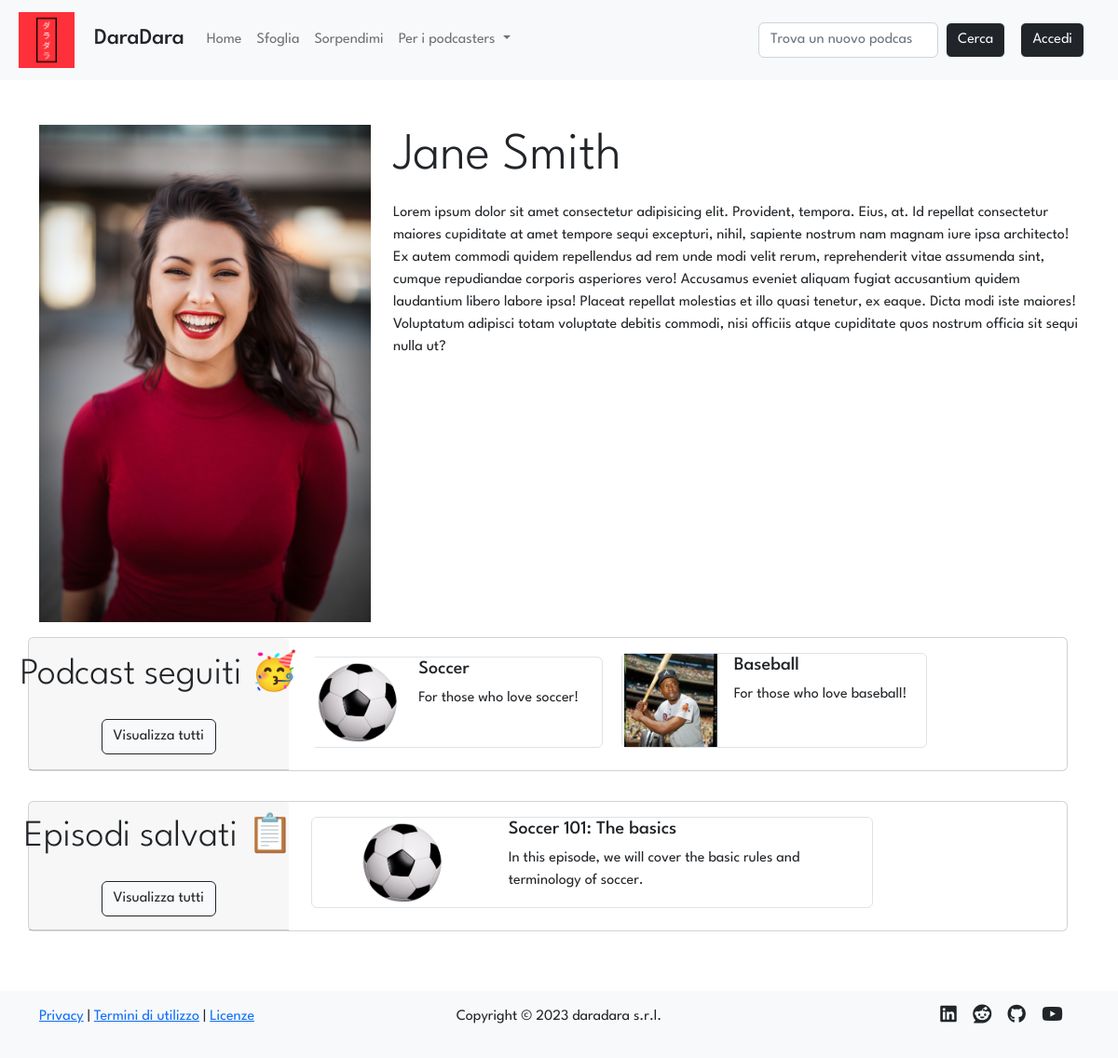
/profile/2, run on an earlier commit of the app's database.
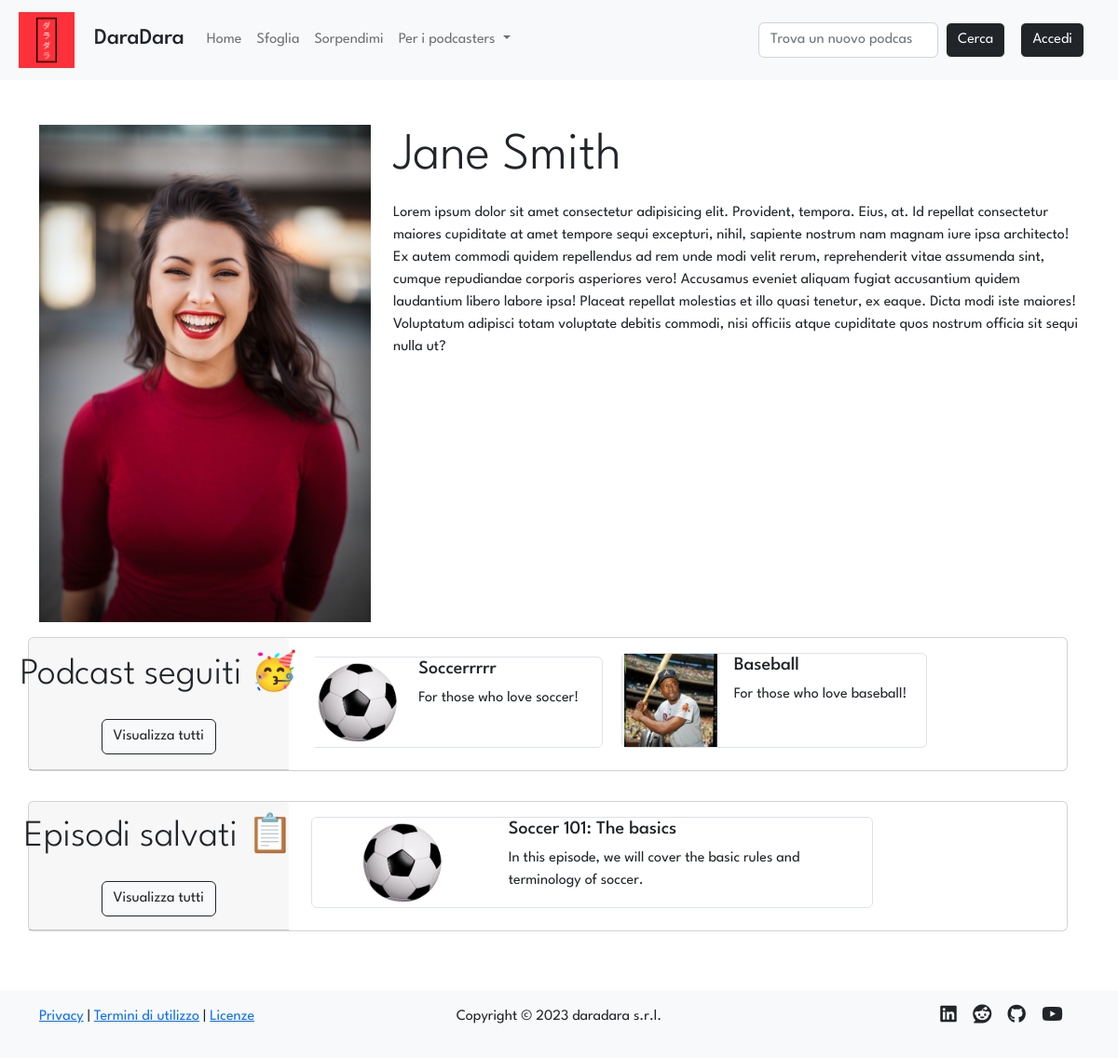
And on a later commit of the database.
### tables this page shows
CREATE TABLE "follows" (
	"id_user"	INTEGER NOT NULL,
	"id_podcast"	INTEGER NOT NULL,
	FOREIGN KEY("id_user") REFERENCES "users"("id"),
	PRIMARY KEY("id_user","id_podcast")
);

CREATE TABLE "podcasts" (
	"id"	INTEGER NOT NULL UNIQUE,
	"title"	TEXT NOT NULL UNIQUE,
	"desc"	TEXT NOT NULL,
	"img"	TEXT NOT NULL,
	"id_user"	INTEGER NOT NULL,
	FOREIGN KEY("id_user") REFERENCES "users"("id"),
	PRIMARY KEY("id" AUTOINCREMENT)
);

### app.py (the view)
@app.route('/profile/<int:id>')
def profile(id):
    user = dao.get_user(id)
    creators = dao.get_creators()
    is_creator = False
    if user and creators:
        podcasts = dao.get_podcasts_by_user(id_user=id)
        follows = dao.get_follows_join_podcasts(id_user=id)
        saves = dao.get_saves_join_episodes_podcasts(id_user=id)
        for creator in creators:
            if creator['id'] == user['id']:
                is_creator = True
        return render_template('profile.html', user=user, podcasts=podcasts, follows=follows, saves=saves, is_creator = is_creator)
    else:
        flash(message='L\'utente cercato non esiste', category='warning')
        return redirect(url_for('index'))

### data/dao.py (called while the page is built)
def get_saves_join_episodes_podcasts(id_user):
    conn, cursor = connect()
    saves = False
    try:
        sql = 'SELECT podcasts.id AS "id", episodes.id AS "ep_id", episodes.title AS "title", episodes.description "desc", podcasts.img AS "img", podcasts.title AS "podcast_title" FROM saves, episodes, podcasts WHERE saves.id_ep = episodes.id AND episodes.id_podcast = podcasts.id AND saves.id_user = ?'
        cursor.execute(sql, (id_user,))
        saves = cursor.fetchall()
    except Exception as e:
        print(e)
    close(conn, cursor)
    return saves

def get_follows_join_podcasts(id_user):
    conn, cursor = connect()
    follows = False
    try:
        sql = 'SELECT * FROM follows, podcasts WHERE follows.id_podcast = podcasts.id AND follows.id_user = ?'
        cursor.execute(sql, (id_user,))
        follows = cursor.fetchall()
    except Exception as e:
        print(e)
    close(conn, cursor)
    return follows

def connect():
    conn = sqlite3.connect(PATH)
    conn.row_factory = sqlite3.Row
    cursor = conn.cursor()
    return conn, cursor

def close(conn, cursor):
    cursor.close()
    conn.close()

### templates/profile.html (shortened to what the changed rows need)
{% extends 'layout.html' %}
{% block stylesheets %} <link rel="stylesheet" href="{{url_for('static', filename='stylesheets/profile.css')}}"> {% endblock %}
{% block content %}
<div class="row">
    <div class="row mt-3">
        <div class="card mb-3 mx-lg-0 mx-2 p-0">
            <div class="row g-0">
                <div class="col">
                    <div class="card-body row g-2">
                        {% if follows %}
                        <div class="card-scroll">
                            {% for follow in follows[:5] %}
                            <a href="{{ url_for('podcast', id=follow.id_podcast) }}"class="d-inline-block mx-2 border rounded-2 px-2">
                                <div class="row">
                                <div class="col-4 d-flex align-items-center justify-content-center">
                                    <img src="{{url_for('static', filename='uploads/images/covers/{0}{1}'.format(follow.id, follow.img))}}" class="img-fluid" alt="Card image" style="max-width: 100px;">
                                </div>
                                <div class="col-8">
                                    <h5 class="">{{follow.title}}</h5>
                                    <p class="text-wrap">{{follow.desc}}</p>
                                </div>
                                </div>
                            </a>
                            {% endfor %}
                        </div>
                        {% else %}
                            <h5 class="card-title mb-0">Nulla da vedere! 👀</h5>
                            <p class="card-text"><small class="text-muted">Segui i tuoi podcast preferiti per vederli qui la prossima volta!</small></p>
                        {% endif %}
                    </div>
                </div>
            </div>
        </div>
    </div>
</div>
{% endblock %}

What changed in the data, as far as the page shows it:
changed through a linked row, follows "For those who love soccer!": title "Soccer" → "Soccerrrrr"
